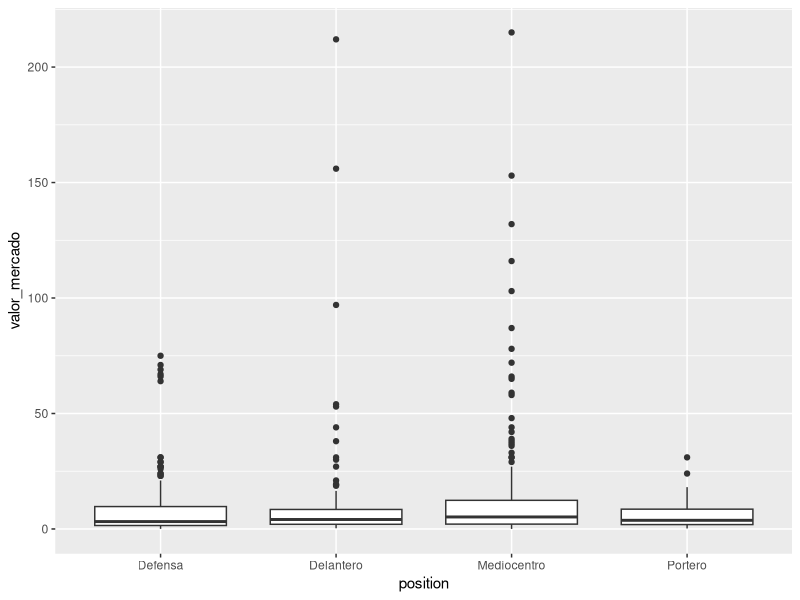
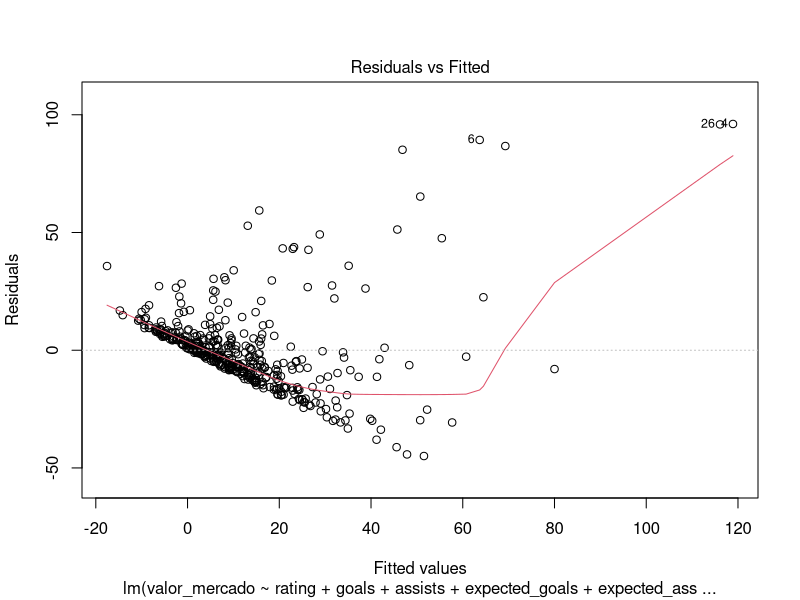
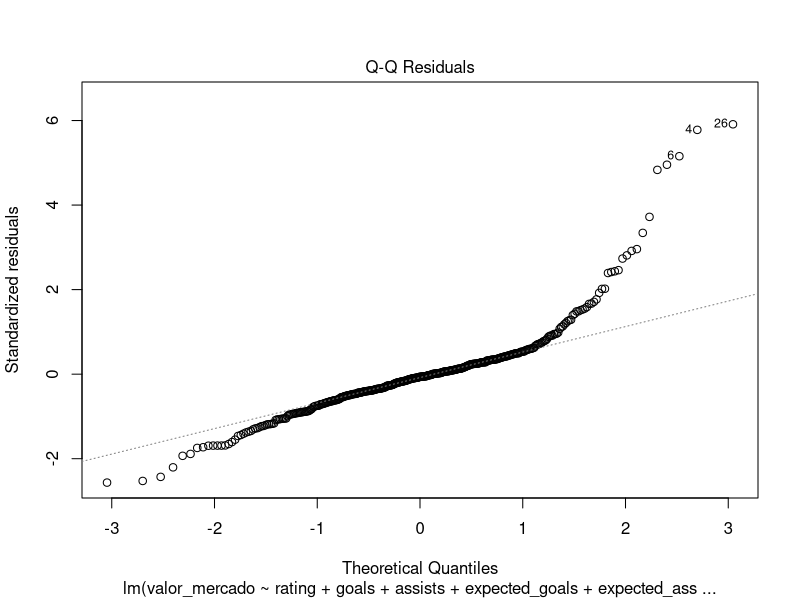
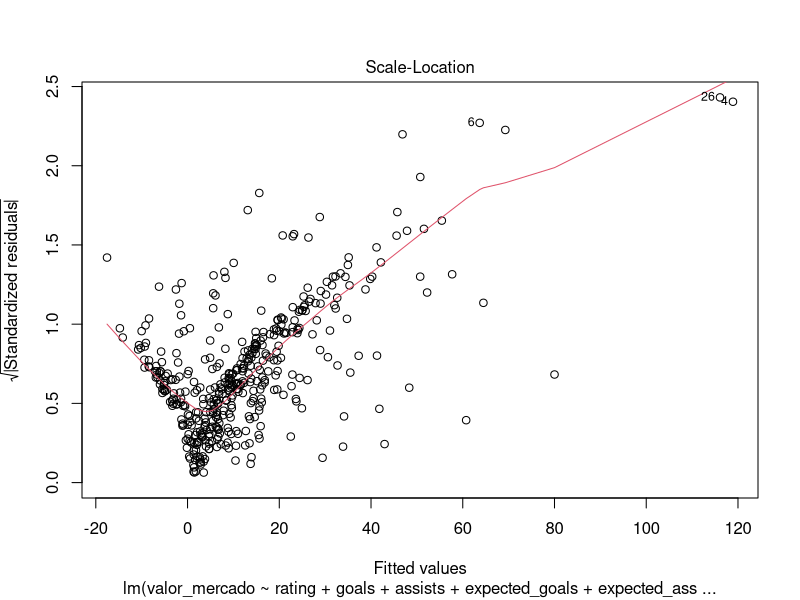
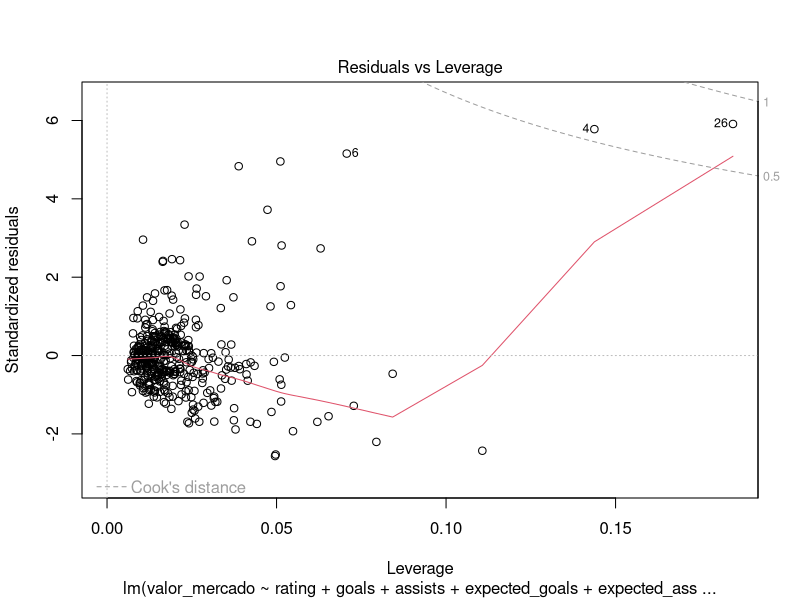
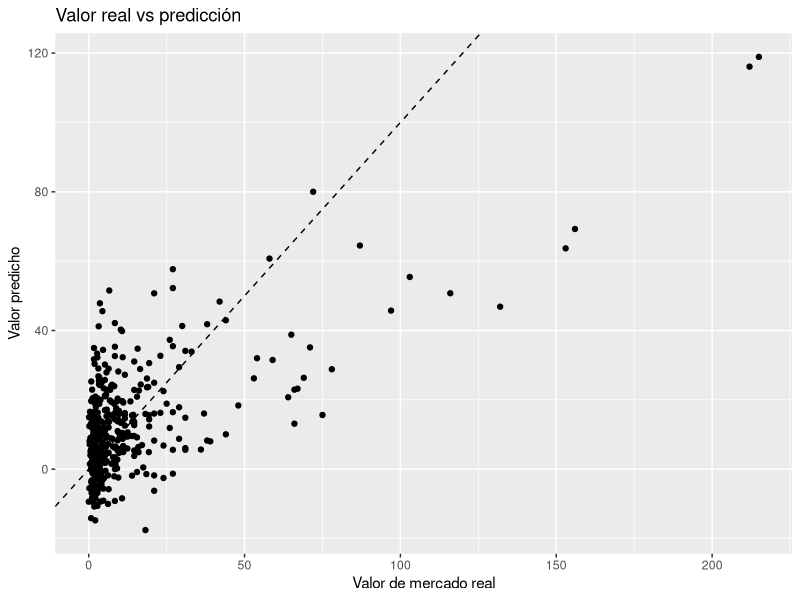

The R source for these figures, in order:
library(tidyverse)
library(dplyr)
library(ggplot2)
perfiles_jugadores=read.csv("Perfiles_jugadores_limpio.csv", dec = ",", sep=";")
estadisticas_jugadores=read.csv("Estadisticas_jugadores_limpio.csv", dec = ",", sep=";")
head(estadisticas_jugadores)
head(perfiles_jugadores)
glimpse(estadisticas_jugadores) #hay que cambiar player id, 
glimpse(perfiles_jugadores)
summary(estadisticas_jugadores)
summary(perfiles_jugadores)
colSums(is.na(estadisticas_jugadores)) ##55 expected goals y una expected assists
colSums(is.na(perfiles_jugadores))
sum(duplicated(perfiles_jugadores))
sum(duplicated(estadisticas_jugadores))

##--- CAMBIO VARIABLES ---##
perfiles_jugadores$player_id=as.character(perfiles_jugadores$player_id)
estadisticas_jugadores$player_id=as.character(estadisticas_jugadores$player_id)

##--- UNION TABLAS ---##
datos <- perfiles_jugadores %>%inner_join(estadisticas_jugadores,by = "player_id")
head(datos)
glimpse(datos)
summary(datos)
colSums(is.na(datos))

##--- EJERCICIOS ---#
#1.Seleccionar algunas variables
datos%>% select(,c(name, position, valor_mercado, minutes_played, rating))

#2.Jugadores con mas de 900 min
datos[datos$minutes_played>900,]

#3. Ordenar jugadores con valor de mercado
datos%>%arrange(desc(valor_mercado))

#4. Valor medio del rating
mean(datos$rating, na.rm = TRUE)

#5.Por posicion numero de jugadores y valor medio
datos%>%group_by(position)%>%summarise(
  numero_jugadores= n(),
  valor_mercado_medio= round(mean(valor_mercado, na.rm=TRUE),2)
)%>% arrange(desc(numero_jugadores))


##Comienza análisis estadístico
#DISTRIBUCION VALOR DE MERCADO
summary(datos$valor_mercado)
sd(datos$valor_mercado, na.rm = TRUE)

#LOG DEL VALOR DE MERCADO PARA COMPARAR MAS ADELANTE
datos$log_valor_mercado=log(datos$valor_mercado)
summary(datos$log_valor_mercado) #media y mediana se acercan
sd(datos$log_valor_mercado, na.rm = TRUE)

#CORRELACION DE VALOR DE MERCADO Y LOG
variables <- datos[, c("valor_mercado","rating","goals","assists","expected_goals","expected_assists","minutes_played")]
matriz_cor <- cor(variables, use = "complete.obs")
matriz_cor["valor_mercado",]

variables2 <- datos[, c("log_valor_mercado","rating","goals","assists","expected_goals","expected_assists","minutes_played")]
matriz_cor2 <- cor(variables2, use = "complete.obs")
matriz_cor2["log_valor_mercado",]
#hay mas relacion con la variable normal excepto en minutos jugados

#CALCULA POR POSICION NUMERO, MEDIA Y MEDIANA DELVALOR DE MERCADO
datos%>%group_by(position)%>%summarise(
  numero_jugadores= n(),
  valor_medio_mercado= round(mean(valor_mercado, na.rm=TRUE),2),
  valor_mediano_mercado= round(median(valor_mercado, na.rm=TRUE),2)
)

#DATOS DE VALOR DE MERCADO POR POSICION
ggplot(datos, aes(x = position, y = valor_mercado)) +
  geom_boxplot()

##La media y la mediana están bastante alejadas en general. Con el log se acercan bastante 
##El rating tiene la correlacion más alta con el valor de mercado.
##El valor medio de mercado es mucho más alto que el valor mediano por posicion.
##En cuanto a los boxplot podemos ver que donde menos atipicos hay es en los porteros. Que en todas las posiciones la mayoría esta entre 0 y  unos 20-30 millones. En el medio y delanteros son los valores más altos.

##---REGRESION LINEAL CON R---#
datos_modelo <- datos %>%
  select(valor_mercado,log_valor_mercado,rating,goals,assists,expected_goals,expected_assists,minutes_played,position,tackles_e_intercepciones
  ) %>%
  na.omit()
#REG LINEAL SIMPLE
modelo1<-lm(valor_mercado~rating, data=datos_modelo)
modelo2<-lm(log_valor_mercado~rating, data=datos_modelo)
summary(modelo1) ##significativo, r^2 de 0.3201, muy bajo
summary(modelo2) ##significativo, r^2 de 0.2472, más bajo aún. Coeficientes mucho más pequeños en valor absoluto.

##MODELO MULTIPLE RENDIMIENTO OFENSIVO
modelo3<-lm(valor_mercado~rating+goals+assists+expected_goals+expected_assists+minutes_played, data=datos_modelo)
summary(modelo3) #coeficientes muy pequeños, goals no es significativa y algunas variables solo al 0.1. Rating y minutos las que más. El r^2 ha subido a 0.4375
modelo4<-lm(log_valor_mercado~rating+goals+assists+expected_goals+expected_assists+minutes_played, data=datos_modelo)
summary(modelo4) #solo rating significativa, minutos y assists solo al 0.1. R^2 muy bajo aún 0.32

#Añadimos position
modelo5<-lm(valor_mercado~rating+goals+assists+expected_goals+expected_assists+minutes_played+position, data=datos_modelo)
summary(modelo5) #al añadir posocion, defensa ni nos sale, delantero si es significativa. Pero el r^2 sigue estando en 0.449
modelo6<-lm(log_valor_mercado~rating+goals+assists+expected_goals+expected_assists+minutes_played+position, data=datos_modelo)
summary(modelo6) #significacion igual que sin position, y el R^2 sigue siendo 0.3315.

##No ha habido una gran mejora con log, osea que nos quedariamos con modelo 3 o 5
##por lo que vamos a realizar predicciones con el modelo 5.
##--- PREDICCIONES ---##
predicciones<-predict(modelo5)
residuos<-residuals(modelo5)
datos_modelo$prediccion <- predicciones
datos_modelo$residuo <- residuos
plot(modelo5)
#El modelo capta parte de la relación entre rendimiento y valor de mercado, 
#pero tiene dificultades especialmente con los jugadores de mayor valor. Los residuos no se distribuyen aleatoriamente alrededor de cero, 
#por lo que el ajuste lineal no explica igual de bien todo el rango de valores.

#Los residuos se aproximan a la normalidad en la parte central, pero presentan desviaciones importantes en los extremos, 


##Parece que hay heterocedasticidad, ya que la dispersion de los errores aumenta segun crecen los valores ajustados. Deberia ser horizontal

##Hay valores influyentes que se alejan del resto

##---COMPARACION REAL VS PREDICCION---##
ggplot(datos_modelo, aes(x = valor_mercado, y = prediccion)) +
  geom_point() +
  geom_abline(intercept = 0, slope = 1, linetype = "dashed") +
  labs(
    x = "Valor de mercado real",
    y = "Valor predicho",
    title = "Valor real vs predicción"
  ) ##en valores bajos hay dispersion, y en valores altos, el modelo subestima a algunos jugadores.

##---RMSE---##
rmse <- sqrt(mean((datos_modelo$valor_mercado - datos_modelo$prediccion)^2,na.rm = TRUE))

rmse #El modelo presenta un RMSE de 17,76 millones de euros, lo que indica un error de predicción considerable. 
#Además, el gráfico de valor real frente a predicción muestra que los mayores errores se concentran en jugadores con valores de mercado elevados.


###---CONCLUSIONES---#
# 1. El valor de mercado presenta una distribución claramente asimétrica, con una media superior a la mediana y con valores atípicos,
# destacando loscentrocampistas y delanteros. La mayoría de jugadores se concentra en valores de mercado relativamente bajos frente a unos pocos
# futbolistas con valoraciones muy elevadas.

#2.La transformación logarítmica reduce esta asimetría y acerca la media y la mediana, pero tienen menor correlación las variables con log_valor_mercado.

#3.El rating es la que más relación tiene con valor de mercado pero si usamos exclusivamente esta variable, explica un 32.01% de la variabilidad del modelo.

#4.Aumentando las variables añadiendo variables ofensivas, aumenta a un 43,75%, teniendo importancia rating y minutos jugados.

#5.Añadir la posicion del jugador  aumenta muy poco el R^2 de 43,75% a 44,9%

#6.Los modelos con log reducen el R^2, por lo que aunque mejore la distribución, no mejora la capacidad explicativa.

#7.Los gráficos muestran problemas del modelo lineal. Los residuos presentan desviaciones en los extremos y  la dispersión aumenta, 
#lo que puede indicar heterocedasticidad. Además hay variables influyentes, con valores altos de mercado.

#8.Comparando los valores reales y las predicciones se ve que predice bien la tendencia general (de forma razonable) pero tiene problemas con valores altos.

#9.El rmse de 17,76 indica un error de estimación que puede deberse a la falta de variables como puede ser la edad, proyección, contrato... Deja claro que hay más variables
#a parte de las deportivas que aumentan el valor de mercado.

#10.Indica que hay relación entre el rendimiento y el valor de mercado, pero de forma limitada.
